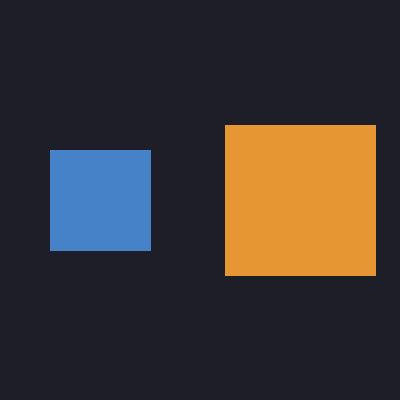

Write Python code to recreate this figure.
import numpy as np
from PIL import Image

# Create a blank canvas
canvas_size = 400
canvas = np.zeros((canvas_size, canvas_size, 3), dtype=np.uint8)
canvas[:] = [30, 30, 40]  # Dark background

# Define a simple square shape (as corner points)
# Original square: 100x100 pixels centered at origin
square_points = np.array([
    [-50, -50],  # Top-left
    [50, -50],   # Top-right
    [50, 50],    # Bottom-right
    [-50, 50],   # Bottom-left
], dtype=np.float64)

# Move original square to center of left half of canvas
original_offset = np.array([100, 200])
original_points = square_points + original_offset

# Define the affine transformation matrix
# Scale by 1.5x and translate to right side
scale_factor = 1.5
translate_x = 200
translate_y = 0

# The 2D affine matrix: [scale, 0, tx; 0, scale, ty]
# Applied as: new_point = scale * point + translation
affine_matrix = np.array([
    [scale_factor, 0, translate_x],
    [0, scale_factor, translate_y]
])

# Apply transformation: convert to homogeneous coords, then transform
# Add column of 1s for homogeneous coordinates
ones = np.ones((square_points.shape[0], 1))
homogeneous_points = np.hstack([square_points, ones])

# Apply affine transformation
transformed = (affine_matrix @ homogeneous_points.T).T
transformed_points = transformed + original_offset

# Helper function to draw a filled polygon
def draw_polygon(canvas, points, color):
    """Draw a filled polygon using scanline approach."""
    from PIL import Image, ImageDraw
    # Create a temporary image for drawing
    temp = Image.fromarray(canvas)
    draw = ImageDraw.Draw(temp)
    # Convert points to list of tuples
    pts = [(int(p[0]), int(p[1])) for p in points]
    draw.polygon(pts, fill=tuple(color))
    return np.array(temp)

# Draw original square (blue)
canvas = draw_polygon(canvas, original_points, [70, 130, 200])

# Draw transformed square (orange)
canvas = draw_polygon(canvas, transformed_points, [230, 150, 50])

# Add labels using simple text positioning
# (In a real application, you might use matplotlib for text)

# Save the result
output = Image.fromarray(canvas)
output.save('simple_affine.png')
